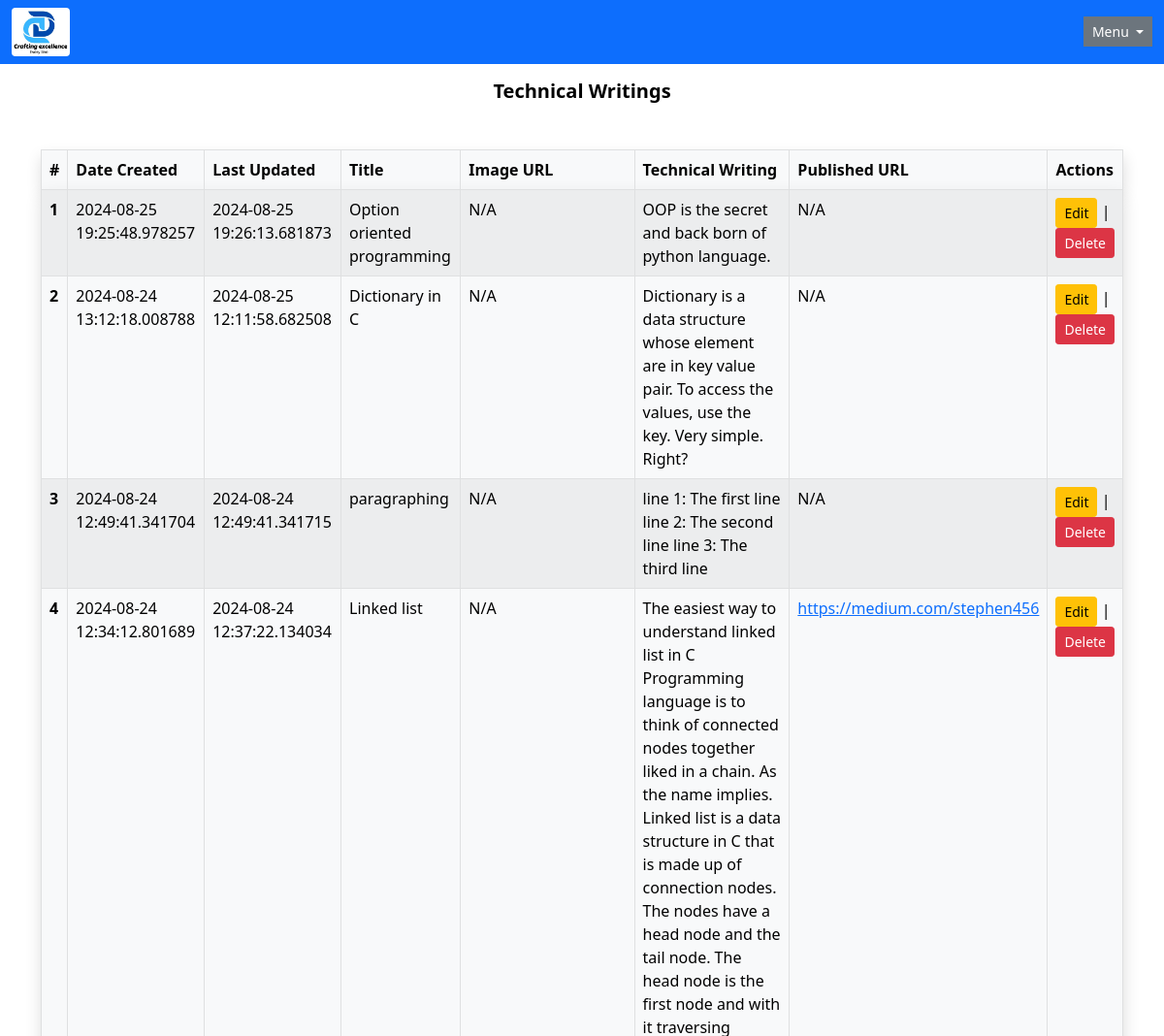
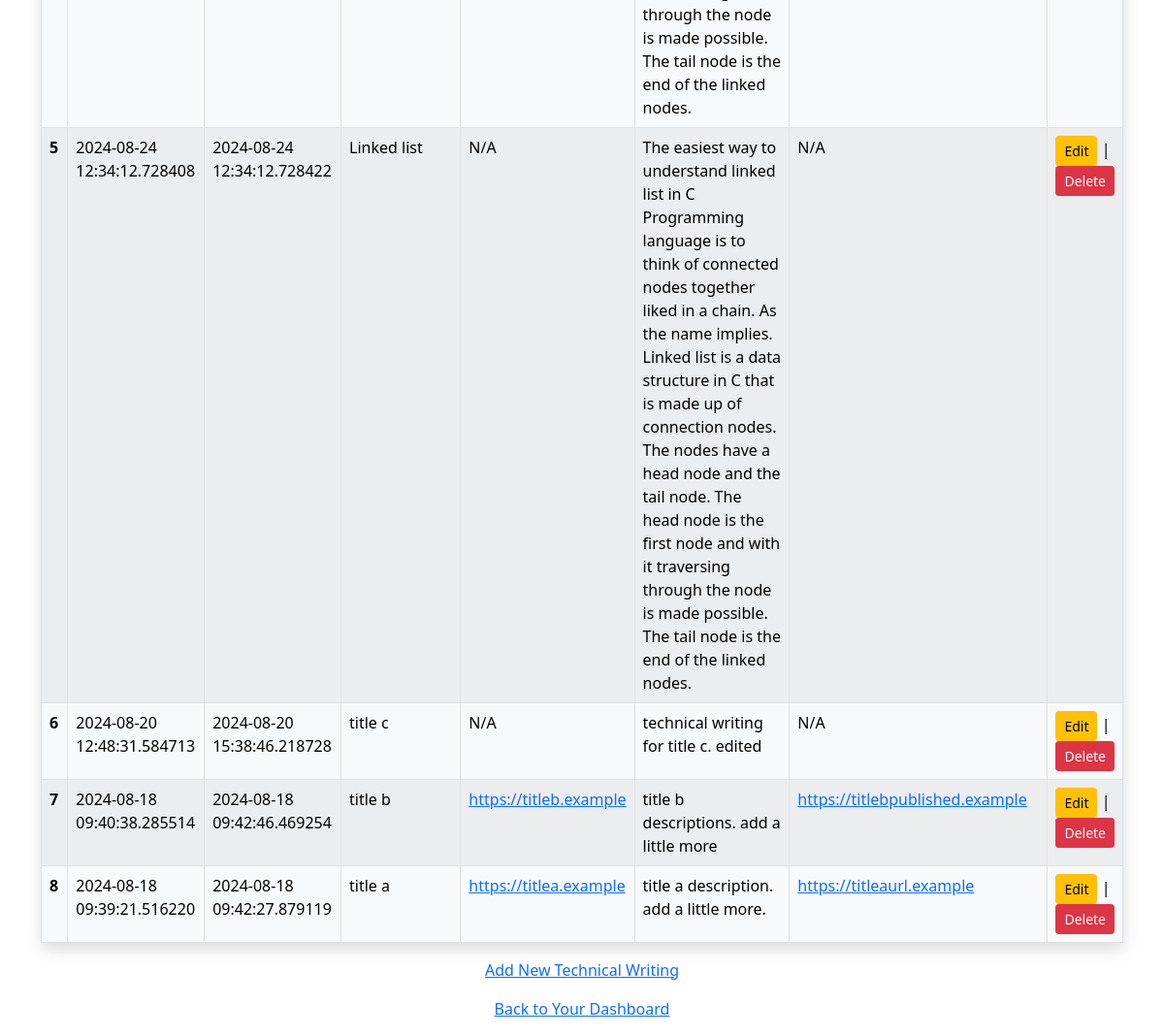
Page /writings on the earlier database version (2 pictures, top to bottom).
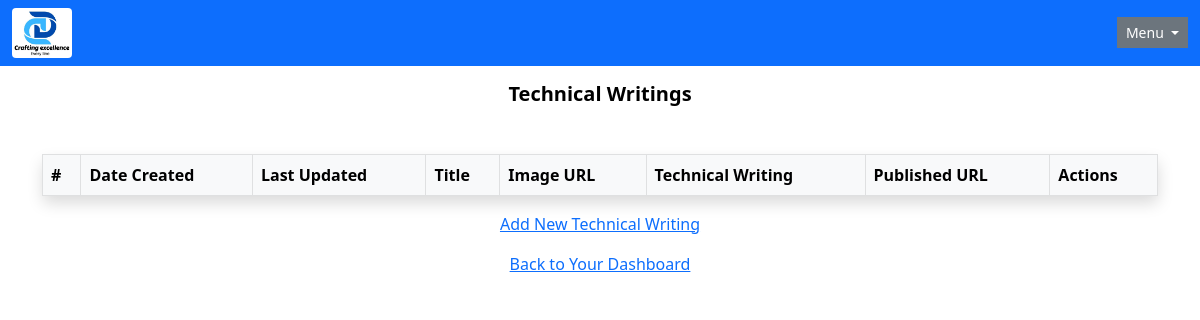
Same page on the later database version.
### app/models/writing.py (models this page shows, shortened)
class Writing(db.Model):
    __tablename__ = 'writings'
    writing_id: Mapped[int] = mapped_column(primary_key=True)
    date_created: Mapped[datetime] = mapped_column(
        DateTime, default=datetime.utcnow
    )
    date_updated: Mapped[datetime] = mapped_column(
        DateTime, default=datetime.utcnow,
        onupdate=datetime.utcnow
    )
    title: Mapped[str] = mapped_column(String(length=1024))
    image_link: Mapped[Optional[str]] = mapped_column(
        String(length=2083), unique=False
    )
    description: Mapped[str] = mapped_column(Text)
    published_link: Mapped[Optional[str]] = mapped_column(
        String(length=2083), unique=False
    )

### app/routes/tech_writings.py (the view)
@tech_writings_bp.route("/writings", methods=['GET'], strict_slashes=False)
def list_writings():
        writings = Writing.query.all()
        return render_template('list_writings.html', writings=writings)

### app/templates/list_writings.html (shortened to what this page needs)
{% extends "admin-base.html" %}
{% block content %}
   <body>
     <div>
     <h1 class="h5 text-center fw-bold">Technical Writings</h1>
     <div class="container mt-5">
      <div class="row">
       <div class="col-md-12">
       <table class="table table-hover table-bordered table-striped">
         <thead class="table-light shadow">
           <tr>
             <th scope="col">#</th>
             <th scope="col">Date Created</th>
             <th scope="col">Last Updated</th>
             <th scope="col">Title</th>
             <th scope="col">Image URL</th>
             <th scope="col">Technical Writing</th>
             <th scope="col">Published URL</th>
             <th scope="col">Actions</th>
           </tr>
         </thead>
         <tbody class="table-light shadow">
           {% for writing in writings[::-1] %}
             <tr>
                <th scope="row">{{ loop.index }}</th>
                <td>{{ writing.date_created }}</td>
                <td>{{ writing.date_updated }}</td>
                <td>{{ writing.title }}</td>
                <td>
                        {% if writing.image_link %}
                          <a href="{{ writing.image_link }}"
                          target="_blank">{{ writing.image_link }}
                          </a>
                        {% else %}
                          N/A
                        {% endif %}
                </td>
                <td>{{ writing.description }}</td>
                <td>
                        {% if writing.published_link %}
                          <a href="{{ writing.published_link }}"
                          target="_blank">{{ writing.published_link }}
                          </a>
                        {% else %}
                          N/A
                        {% endif %}
                </td>
                <td><a href="{{ url_for('main.tech_writings.edit_writing', writing_id=writing.writing_id) }}", class="btn btn-sm btn-warning">Edit</a>
                         |
                  <form action={{ url_for('main.tech_writings.delete_writing', writing_id=writing.writing_id) }} method='POST'>
                    <button type='submit' class="btn btn-sm btn-danger", onclick="return confirm('Are you sure you want to delete this Technical Writing?');">
                       Delete
                    </button>
                  </form>
                </td>
             </tr>
           {% endfor %}
         </tbody>
       </table>
       <p class="text-center"><a href="{{ url_for('main.tech_writings.create_writing') }}">Add New Technical Writing</a></p>
     </div>
     </div>
    </div>
   </body>
{% endblock %}

Differences in the rows shown:
removed Writing: date_created "2024-08-25 19:25:48.978257", date_updated "2024-08-25 19:26:13.681873", title "Option oriented programming", image_link "N/A", description "OOP is the secret and back born of python language.", published_link "N/A"
removed Writing: date_created "2024-08-24 13:12:18.008788", date_updated "2024-08-25 12:11:58.682508", title "Dictionary in C", image_link "N/A", description "Dictionary is a data structure whose element are in key value pair. To access the values, use the key. Very simple. Right?", published_link "N/A"
removed Writing: date_created "2024-08-24 12:49:41.341704", date_updated "2024-08-24 12:49:41.341715", title "paragraphing", image_link "N/A", description "line 1: The first line line 2: The second line line 3: The third line", published_link "N/A"
removed Writing: date_created "2024-08-24 12:34:12.801689", date_updated "2024-08-24 12:37:22.134034", title "Linked list", image_link "N/A", description "The easiest way to understand linked list in C Programming language is to think of connected nodes together liked in a chain. As the name implies. Linked list is a data structure in C that is made up of connection nodes. The nodes have a head node and the tail node. The head node is the first node and with it traversing through the node is made possible. The tail node is the end of the linked nodes.", published_link "https://medium.com/stephen456"
removed Writing: date_created "2024-08-24 12:34:12.728408", date_updated "2024-08-24 12:34:12.728422", title "Linked list", image_link "N/A", description "The easiest way to understand linked list in C Programming language is to think of connected nodes together liked in a chain. As the name implies. Linked list is a data structure in C that is made up of connection nodes. The nodes have a head node and the tail node. The head node is the first node and with it traversing through the node is made possible. The tail node is the end of the linked nodes.", published_link "N/A"
removed Writing: date_created "2024-08-20 12:48:31.584713", date_updated "2024-08-20 15:38:46.218728", title "title c", image_link "N/A", description "technical writing for title c. edited", published_link "N/A"
removed Writing: date_created "2024-08-18 09:40:38.285514", date_updated "2024-08-18 09:42:46.469254", title "title b", image_link "https://titleb.example", description "title b descriptions. add a little more", published_link "https://titlebpublished.example"
removed Writing: date_created "2024-08-18 09:39:21.516220", date_updated "2024-08-18 09:42:27.879119", title "title a", image_link "https://titlea.example", description "title a description. add a little more.", published_link "https://titleaurl.example"
